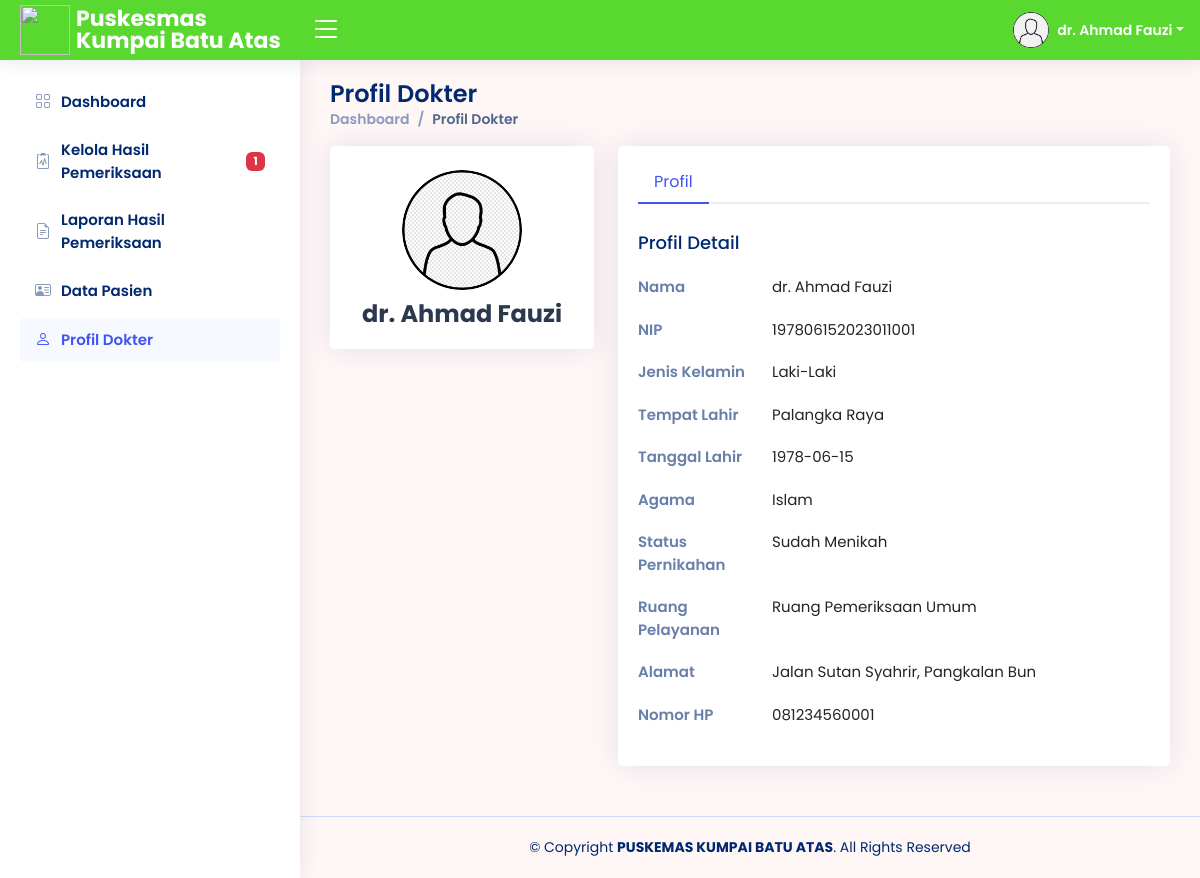
/dokter/Profil_Dokter/users-profile.php (signed in), run on the app's committed database.
### tables this page shows
CREATE TABLE `dokter` (
  `nip_dokter` bigint(20) NOT NULL,
  `id_ruang` bigint(20) NOT NULL,
  `foto_dokter` text NOT NULL,
  `nama_dokter` varchar(50) NOT NULL,
  `jk_dokter` enum('Laki-Laki','Perempuan') NOT NULL,
  `agama_dokter` enum('Islam','Kristen','Katolik','Hindu','Buddha','Khonghucu') NOT NULL,
  `status_pernikahan_dokter` enum('Sudah Menikah','Belum Menikah','Janda/Duda') NOT NULL,
  `alamat_dokter` varchar(100) NOT NULL,
  `no_hp_dokter` varchar(50) NOT NULL,
  `password_dokter` varchar(50) NOT NULL,
  `tgl_lahir_dokter` date NOT NULL,
  `tempat_lahir_dokter` varchar(50) NOT NULL
);

CREATE TABLE `ruang` (
  `id_ruang` bigint(20) NOT NULL,
  `nama_ruang` varchar(100) NOT NULL,
  `tipe_ruang` enum('pelayanan','internal') NOT NULL DEFAULT 'pelayanan'
);

### dokter/Profil_Dokter/users-profile.php (the view, shortened to what this page needs)
<?php
require 'function-profil.php';
?>
<!DOCTYPE html>
<html lang="en">
<head>
  <?php
  include '../link.php';
  ?>
</head>
<body>
  <?php
  include '../header.php';
  include '../siderbar.php';
  ?>
  <main id="main" class="main">
    <?php
    $nip_dok = $_SESSION['dokter_nip'];
    $tampildokter = mysqli_query($conn, "SELECT * FROM dokter a left join ruang b on a.id_ruang=b.id_ruang WHERE nip_dokter='$nip_dok'");
    while ($data = mysqli_fetch_array($tampildokter)) {
      $tempat_lahir_dokter = $data['tempat_lahir_dokter'];
      $tgl_lahir_dokter = $data['tgl_lahir_dokter'];
    ?>
      <div class="pagetitle">
        <h1>Profil Dokter</h1>
        <nav>
          <ol class="breadcrumb">
            <li class="breadcrumb-item"><a href="../Dashboard/index.php">Dashboard</a></li>
            <li class="breadcrumb-item active">Profil Dokter</li>
          </ol>
        </nav>
      </div>
      <section class="section profile">
        <div class="row">
          <div class="col-xl-4">
            <div class="card">
              <div class="card-body profile-card pt-4 d-flex flex-column align-items-center">
                <img src="../../adm/Kelola_Dokter/img/<?php echo $data['foto_dokter']; ?>" alt="<?php echo $data['foto_dokter']; ?>" class="rounded-circle">
                <h2><?php echo $data['nama_dokter']; ?></h2>
              </div>
            </div>
          </div>
          <div class="col-xl-8">
            <div class="card">
              <div class="card-body pt-3">
                <ul class="nav nav-tabs nav-tabs-bordered">
                  <li class="nav-item">
                    <button class="nav-link active" data-bs-toggle="tab" data-bs-target="#profile-overview">Profil</button>
                  </li>
                </ul>
                <div class="tab-content pt-2">
                  <div class="tab-pane fade show active profile-overview" id="profile-overview">
                    <h5 class="card-title">Profil Detail</h5>
                    <div class="row">
                      <div class="col-lg-3 col-md-4 label ">Nama</div>
                      <div class="col-lg-9 col-md-8"><?php echo $data['nama_dokter']; ?></div>
                    </div>
                    <div class="row">
                      <div class="col-lg-3 col-md-4 label ">NIP</div>
                      <div class="col-lg-9 col-md-8"><?php echo $data['nip_dokter']; ?></div>
                    </div>
                    <div class="row">
                      <div class="col-lg-3 col-md-4 label ">Jenis Kelamin</div>
                      <div class="col-lg-9 col-md-8"><?php echo $data['jk_dokter']; ?></div>
                    </div>
                    <div class="row">
                      <div class="col-lg-3 col-md-4 label ">Tempat Lahir</div>
                      <div class="col-lg-9 col-md-8"><?= $tempat_lahir_dokter; ?></div>
                    </div>
                    <div class="row">
                      <div class="col-lg-3 col-md-4 label ">Tanggal Lahir</div>
                      <div class="col-lg-9 col-md-8"><?= $tgl_lahir_dokter; ?></div>
                    </div>
                    <div class="row">
                      <div class="col-lg-3 col-md-4 label ">Agama</div>
                      <div class="col-lg-9 col-md-8"><?php echo $data['agama_dokter']; ?></div>
                    </div>
                    <div class="row">
                      <div class="col-lg-3 col-md-4 label ">Status Pernikahan</div>
                      <div class="col-lg-9 col-md-8"><?php echo $data['status_pernikahan_dokter']; ?></div>
                    </div>
                    <div class="row">
                      <div class="col-lg-3 col-md-4 label ">Ruang Pelayanan</div>
                      <div class="col-lg-9 col-md-8"><?php echo $data['nama_ruang']; ?></div>
                    </div>
                    <div class="row">
                      <div class="col-lg-3 col-md-4 label ">Alamat</div>
                      <div class="col-lg-9 col-md-8"><?php echo $data['alamat_dokter']; ?></div>
                    </div>
                    <div class="row">
                      <div class="col-lg-3 col-md-4 label ">Nomor HP</div>
                      <div class="col-lg-9 col-md-8"><?php echo $data['no_hp_dokter']; ?></div>
                    </div>
                  </div>
                </div>
              </div>
            </div>
          </div>
      </section>
    <?php
    };
    ?>
  </main>
  <?php
  include '../footer.php';
  ?>
</body>
</html>

### dokter/header.php (shortened to what this page needs)
<header id="header" class="header fixed-top d-flex align-items-center">
  <div class="d-flex align-items-center justify-content-between">
    <a href="index.php" class="logo d-flex align-items-center">
      <img src="../img/logo_pkm.jpg" width="50" height="50">
      <span class="d-none d-lg-block">Puskesmas Kumpai Batu Atas</span>
    </a>
    <i class="bi bi-list toggle-sidebar-btn collapsed"></i>
  </div>
  <nav class="header-nav ms-auto">
    <?php
    $nip_dok = $_SESSION['dokter_nip'];
    $tampildokter = mysqli_query($conn, "SELECT * FROM dokter WHERE nip_dokter='$nip_dok'");
    while ($data = mysqli_fetch_array($tampildokter)) :
    ?>
      <ul class="d-flex align-items-center">
        <li class="nav-item dropdown pe-3">
          <a class="nav-link nav-profile d-flex align-items-center pe-0" href="#" data-bs-toggle="dropdown">
            <img src="../../adm/Kelola_Dokter/img/<?php echo $data['foto_dokter']; ?>" alt="<?php echo $data['foto_dokter']; ?>" class="rounded-circle">
            <span class="d-none d-md-block dropdown-toggle ps-2"><?php echo $data['nama_dokter']; ?></span>
          </a>
        </li>
      </ul>
    <?php
    endwhile;
    ?>
  </nav>
</header>

### dokter/assets/css/style5.css (style rules this page uses)
:root { scroll-behavior: smooth; }
body { font-family: "Open Sans", sans-serif; background: #fff6f6; color: #444444; }
a { color: #4154f1; text-decoration: none; }
h1, h2, h3, h4, h5, h6 { font-family: "Nunito", sans-serif; }
#main { margin-top: 60px; padding: 20px 30px; transition: all 0.3s; }
.pagetitle { margin-bottom: 10px; }
.pagetitle h1 { font-size: 24px; margin-bottom: 0; font-weight: 600; color: #012970; }
.card { margin-bottom: 30px; border: none; border-radius: 5px; box-shadow: 0px 0 30px rgba(1, 41, 112, 0.1); }
.card-title { padding: 20px 0 15px 0; font-size: 18px; font-weight: 500; color: #012970; font-family: "Poppins", sans-serif; }
.card-body { padding: 0 20px 20px 20px; }
.breadcrumb { font-size: 14px; font-family: "Nunito", sans-serif; color: #899bbd; font-weight: 600; }
.breadcrumb a { color: #899bbd; transition: 0.3s; }
.breadcrumb .breadcrumb-item::before { color: #899bbd; }
.breadcrumb .active { color: #51678f; font-weight: 600; }
.nav-tabs-bordered { border-bottom: 2px solid #ebeef4; }
.nav-tabs-bordered .nav-link { margin-bottom: -2px; border: none; color: #2c384e; }
.nav-tabs-bordered .nav-link.active { background-color: #fff; color: #4154f1; border-bottom: 2px solid #4154f1; }
.logo { line-height: 1; }
@media (min-width: 1200px) { .logo { width: 280px; } }
.logo img { margin-right: 6px; }
.logo span { font-size: 22px; font-weight: 700; color: #ffffff; font-family: "Nunito", sans-serif; }
.header { transition: all 0.5s; z-index: 997; height: 60px; box-shadow: 0px 2px 20px rgba(1, 41, 112, 0.1); background-color: #59d82f; padding-left: 20px; }
.header .toggle-sidebar-btn { font-size: 32px; padding-left: 10px; cursor: pointer; color: #ffffff; }
.header-nav ul { list-style: none; }
.header-nav>ul { margin: 0; padding: 0; }
.header-nav .nav-profile { color: #ffffff; }
.header-nav .nav-profile img { max-height: 36px; }
.header-nav .nav-profile span { font-size: 14px; font-weight: 600; }
@media (min-width: 1200px) { #main, #footer { margin-left: 300px; } }
.profile .profile-card img { max-width: 120px; }
.profile .profile-card h2 { font-size: 24px; font-weight: 700; color: #2c384e; margin: 10px 0 0 0; }
.profile .profile-overview .row { margin-bottom: 20px; font-size: 15px; }
.profile .profile-overview .card-title { color: #012970; }
.profile .profile-overview .label { font-weight: 600; color: rgba(1, 41, 112, 0.6); }
body, h1, h2, h3, h4, h5, h6, p, a, span, td, th, label, input, button, select, .breadcrumb, .card-title, .card-text { font-family: 'Poppins', sans-serif !important; }

### data on the page
dokter: foto_dokter (placeholder picture), nama_dokter "dr. Ahmad Fauzi", nip_dokter "197806152023011001", jk_dokter "Laki-Laki", tempat_lahir_dokter "Palangka Raya", tgl_lahir_dokter "1978-06-15", agama_dokter "Islam", status_pernikahan_dokter "Sudah Menikah", id_ruang.nama_ruang "Ruang Pemeriksaan Umum", alamat_dokter "Jalan Sutan Syahrir, Pangkalan Bun", no_hp_dokter "081234560001"

### other printed values
$jumlahNotif "1"
